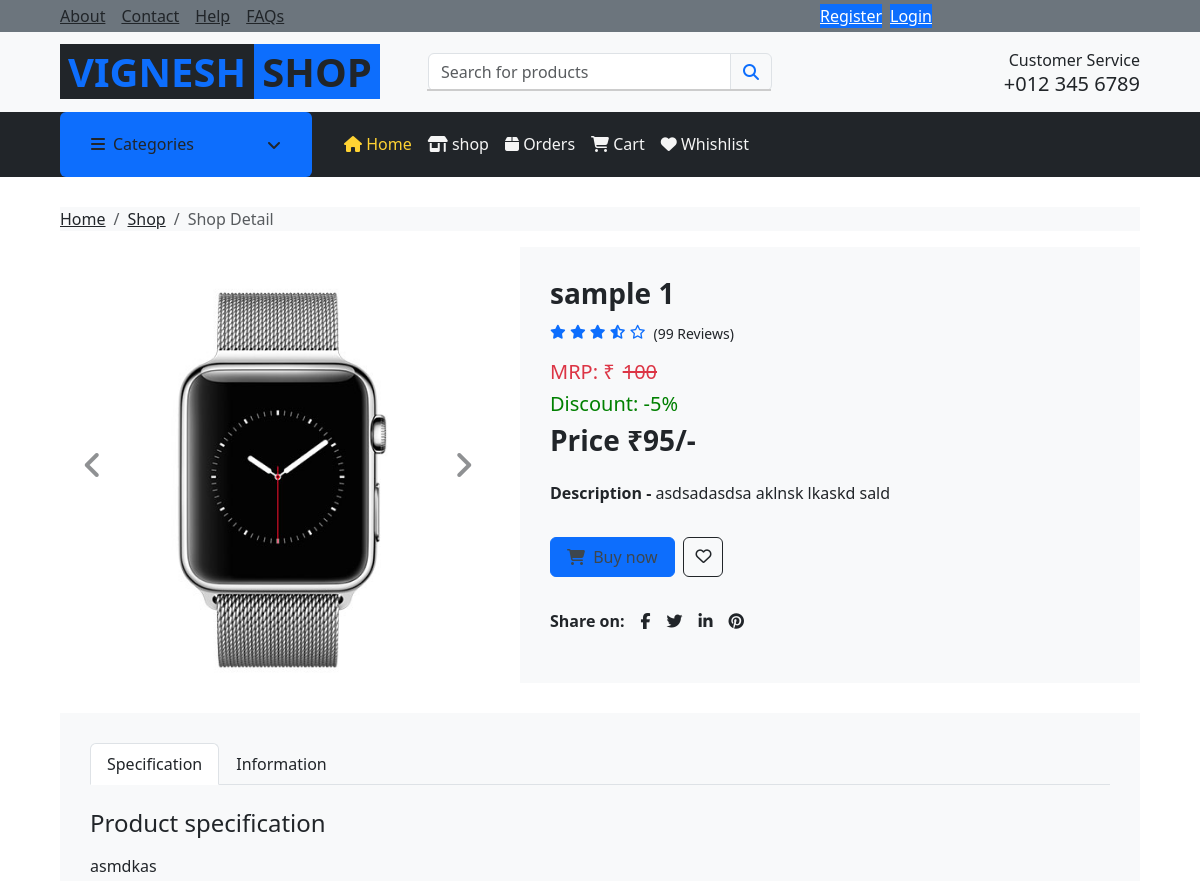
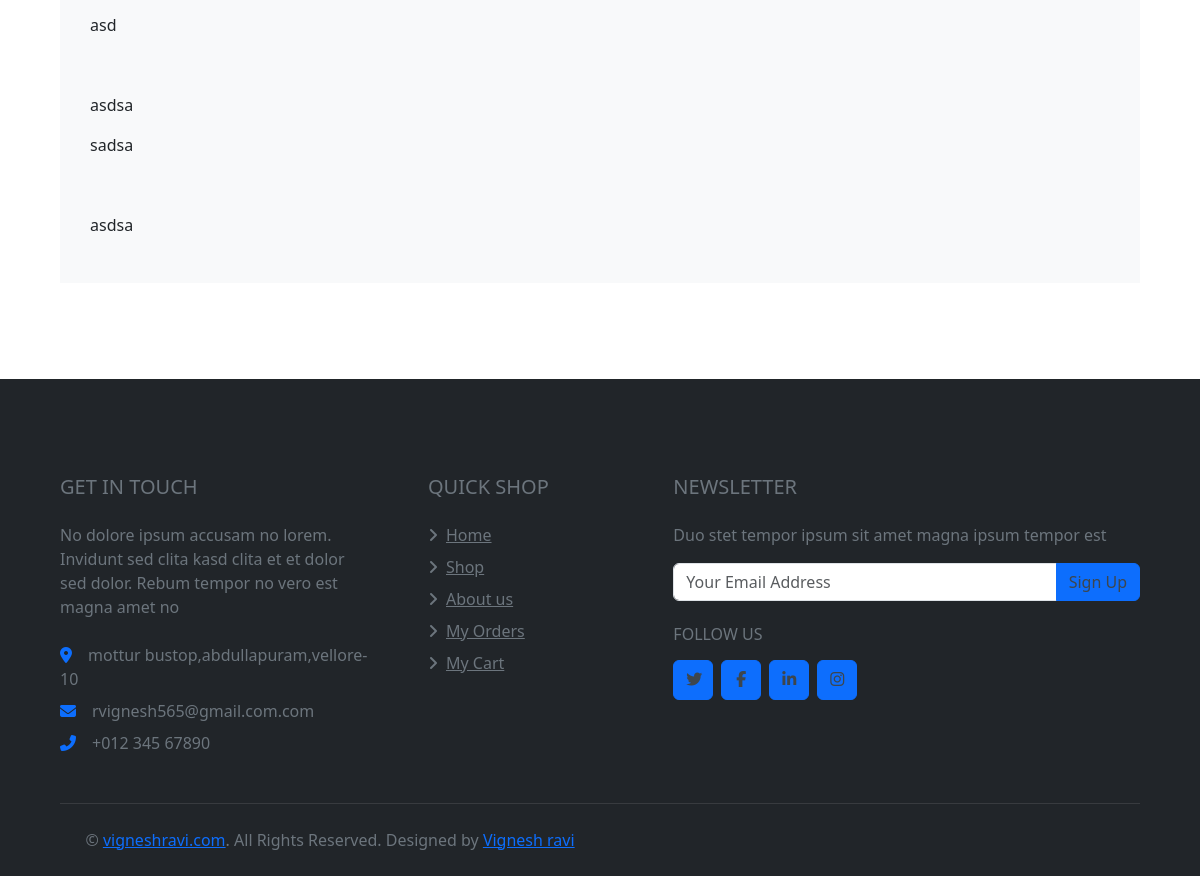
/productdetial/1, run on the app's committed database (2 pictures, top to bottom).
### app/models.py (models this page shows, shortened)
class Product(models.Model):
    name = models.CharField(max_length=100)
    description = models.TextField()
    specification = RichTextField(blank=True, null=True)
    information = RichTextField(blank=True, null=True)
    discount = models.IntegerField()
    stock = models.IntegerField()
    price = models.IntegerField()
    discounted_price = models.IntegerField(blank=True, null=True)
    image = models.ImageField(upload_to='products/')
    category = models.ForeignKey(Category, on_delete=models.CASCADE)
    subcategory = models.ForeignKey(SubCategory, on_delete=models.CASCADE, null=True, blank=True)
    featured = models.BooleanField(default=False)
    created_at = models.DateTimeField(auto_now_add=True)
    updated_at = models.DateTimeField(auto_now=True)

### app/views.py (the view)
# urls.py: path('productdetial/<int:id>', views.productdetial, name='productdetial'),
def productdetial(request, id):
    categories = Category.objects.all()
    product = Product.objects.get(id=id)
    context = {
        'product': product,
        'categories':categories
    }
    return render(request, 'pages/productdetial.html', context)

### templates/pages/productdetial.html (shortened to what this page needs)
    {% extends 'base/base.html' %}
    {% block content %}
    <div class="container-fluid">
        <div class="row px-xl-5">
            <div class="col-12">
                <nav class="breadcrumb bg-light mb-30">
                    <a class="breadcrumb-item text-dark" href="#">Home</a>
                    <a class="breadcrumb-item text-dark" href="#">Shop</a>
                    <span class="breadcrumb-item active">Shop Detail</span>
                </nav>
            </div>
        </div>
    </div>
    <div class="container-fluid pb-5">
        <div class="row px-xl-5">
            <div class="col-lg-5 mb-30">
                <div id="product-carousel" class="carousel slide" data-ride="carousel">
                    <div class="carousel-inner bg-light">
                        <div class="carousel-item active">
                            <img class="w-100 h-100" src="{{product.image.url}}" alt="Image">
                        </div>
                    </div>
                    <a class="carousel-control-prev" href="#product-carousel" data-slide="prev">
                        <i class="fa fa-2x fa-angle-left text-dark"></i>
                    </a>
                    <a class="carousel-control-next" href="#product-carousel" data-slide="next">
                        <i class="fa fa-2x fa-angle-right text-dark"></i>
                    </a>
                </div>
            </div>
            <div class="col-lg-7 h-auto mb-30">
                <div class="h-100 bg-light p-30">
                    <h3>{{product.name}}</h3>
                    <div class="d-flex mb-3">
                        <div class="text-primary mr-2">
                            <small class="fas fa-star"></small>
                            <small class="fas fa-star"></small>
                            <small class="fas fa-star"></small>
                            <small class="fas fa-star-half-alt"></small>
                            <small class="far fa-star"></small>
                        </div>
                        <small class="pt-1">(99 Reviews)</small>
                    </div>
                    <h5 class="text-danger">MRP: &#8377;<del class="mx-2 ">{{product.price}}</del></h5>
                    <h5 class="" style="color: green;">Discount: -{{product.discount}}%</h5>
                    <h3 class="font-weight-semi-bold mb-4">Price &#8377;{{product.discounted_price}}/-</h3>
                    <p class="mb-4"><b>Description - </b>{{product.description}}</p>
                    <div class="d-flex align-items-center mb-4 pt-2">
                        <form method="post" action="{% url 'add_to_cart' product.id %}" class="d-flex">
                            <button type="submit" class="btn btn-primary px-3"><i class="fa fa-shopping-cart mr-1"></i> Buy now</button>
                            <a class="btn btn-outline-dark btn-square mx-2" href="{% url 'add_to_wishlist' product.id %}"><i class="far fa-heart"></i></a>
                        </form>
                    </div>
                    <div class="d-flex pt-2">
                        <strong class="text-dark mr-2">Share on:</strong>
                        <div class="d-inline-flex">
                            <a class="text-dark px-2" href="">
                                <i class="fab fa-facebook-f"></i>
                            </a>
                            <a class="text-dark px-2" href="">
                                <i class="fab fa-twitter"></i>
                            </a>
                            <a class="text-dark px-2" href="">
                                <i class="fab fa-linkedin-in"></i>
                            </a>
                            <a class="text-dark px-2" href="">
                                <i class="fab fa-pinterest"></i>
                            </a>
                        </div>
                    </div>
                </div>
            </div>
        </div>
        <div class="row px-xl-5">
            <div class="col">
                <div class="bg-light p-30">
                    <div class="nav nav-tabs mb-4">
                        <a class="nav-item nav-link text-dark active" data-toggle="tab" href="#tab-pane-1">Specification</a>
                        <a class="nav-item nav-link text-dark" data-toggle="tab" href="#tab-pane-2">Information</a>
                    </div>
                    <div class="tab-content">
                        <div class="tab-pane fade show active" id="tab-pane-1">
                            <h4 class="mb-3">Product specification</h4>
                            {{product.specification|safe}}
                        </div>
                    </div>
                </div>
            </div>
        </div>
    </div>
    {% endblock content %}

### data on the page
Product: image (picture), name "sample 1", price "100", discount "5", discounted_price "95", description "asdsadasdsa aklnsk lkaskd sald", specification "asmdkas asd asdsa sadsa asdsa"
